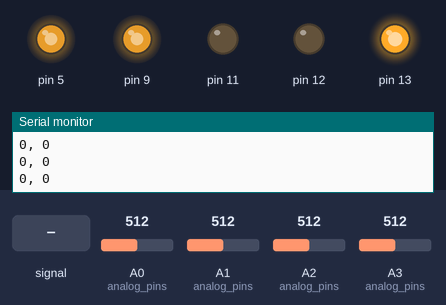
A sketch run on a simulated Arduino Uno, built with avr-gcc and run on an emulated ATmega328P. Shown: output pins drawn as LEDs (lit = HIGH), the last lines printed to the serial monitor. Inputs (shaded band) come from the test bench; at power-on: A2 (analog_pins) = 512, A3 (analog_pins) = 512, A0 (analog_pins) = 512, A1 (analog_pins) = 512.

Above: at 1.2 s.
1.3 s: A0 (analog_pins) fed a 200 Hz sine of ±81 counts around its level
At 1.67 s:
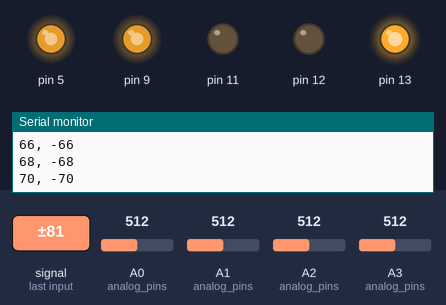
4.3 s: A2 (analog_pins) set to 716
At 7.1 s:
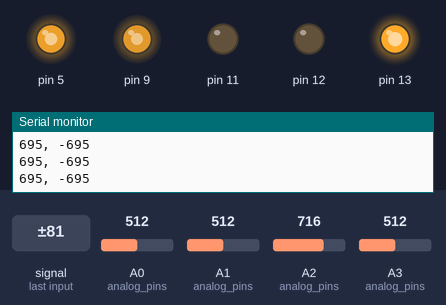
7.3 s: A3 (analog_pins) set to 537
9.9 s: A3 (analog_pins) set to 560
Timing chart, 0 to 13.9 s (numbered marks = the images above; inputs shaded):
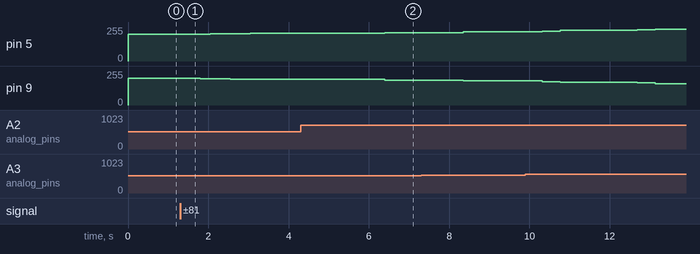

The sketch:

for-undercarriage.ino
```cpp
#define DEBUG
#include <MsTimer2.h>

template<typename first_t, typename second_t>
class pair{
  first_t first_element;
  second_t second_element;
public:
  pair(first_t _first, second_t _second): first_element(_first), second_element(_second) { }

  void operator = (pair<first_t, second_t> p) {
    first_element = p.first();
    second_element = p.second();
  }

  first_t& first() {return first_element; }
  second_t& second() {return second_element; }
};


class output{
public:
  template <typename T>
  output operator << (T out) const{
    Serial.print(out);
  }
};

namespace constants {
enum class PIN {
  PWM1 = 5,
  PWM2 = 6,
  PWM3 = 9,
  PWM4 = 10,

  LED1 = 11,
  LED2 = 12,
  LED3 = 13,

  analog0 = A0,
  analog1 = A1,
  analog2 = A2,
  analog3 = A3,
  analog4 = A4,
  analog5 = A5,
};

  constexpr uint16_t analog_thresholds[4] = {1023, 9000, 6000, 10000};
  constexpr uint8_t weights[4] = {2, 1, -1, -2};

  constexpr uint8_t analog_pins[4] = {
    static_cast<uint8_t>(constants::PIN::analog0),
    static_cast<uint8_t>(constants::PIN::analog1),
    static_cast<uint8_t>(constants::PIN::analog2),
    static_cast<uint8_t>(constants::PIN::analog3),
  };

}

namespace globals {
  uint16_t loop_counter = 0;

  uint16_t analog_input[4] = {0, 0, 0, 0};

  pair<int16_t, int16_t> wheel_spd(0, 0);
}

void analog_reader(void);
void timer_inturrepts100(void);


void setup() {
#ifdef DEBUG
  Serial.begin(9600);
#endif //DEBUG

  pinMode(static_cast<int>(constants::PIN::LED1), OUTPUT);
  pinMode(static_cast<int>(constants::PIN::LED2), OUTPUT);
  pinMode(static_cast<int>(constants::PIN::LED3), OUTPUT);

  digitalWrite(static_cast<int>(constants::PIN::LED3), HIGH);//check is moving

  analogWrite(static_cast<int>(constants::PIN::PWM1), globals::wheel_spd.first());
  analogWrite(static_cast<int>(constants::PIN::PWM3), globals::wheel_spd.second());

  MsTimer2::set(10, timer_inturrepts10);
  MsTimer2::start();
}

void loop() {
  analog_reader();
}

void analog_reader() {
  for(int i = 0; i < 4; i++){
    globals::analog_input[i] += analogRead(constants::analog_pins[i]) << 8;
  }

  ++globals::loop_counter;
}

void timer_inturrepts10(void) {
#ifdef DEBUG
  output() << globals::wheel_spd.first() << ", " << globals::wheel_spd.second() << '\n';
#endif //DEBUG

  uint8_t analog_integraled[4] = {0, 0, 0, 0};
  uint8_t analog_is_white[4];

  for(int i = 0; i < 4; i++){
    analog_is_white[i] = (globals::analog_input[i] > constants::analog_thresholds[i]) ? 1 : 0;

    globals::analog_input[i] = 0;
  }

  for(int i = 0; i < 4; i++){
    globals::wheel_spd.first() += constants::weights[i] * analog_is_white[i];
    globals::wheel_spd.second() += - constants::weights[i] * analog_is_white[i];
  }
  if(abs(globals::wheel_spd.first()) > 2750) globals::wheel_spd.first() = (globals::wheel_spd.first() > 0) ? 2750: -2750;
  if(abs(globals::wheel_spd.second()) > 2750) globals::wheel_spd.second() = (globals::wheel_spd.second() > 0) ? 2750: -2750;

  analogWrite(static_cast<int>(constants::PIN::PWM1), 200 + globals::wheel_spd.first()/50);
  analogWrite(static_cast<int>(constants::PIN::PWM3), 200 + globals::wheel_spd.second()/50);

  globals::loop_counter = 0;


}
```

Measured:
- after the input at 1.3 s, pin 5: moves from 200/255 to 208/255 over 1.8 s, starting after 0.25 s; pin 9: moves from 200/255 to 192/255 over 1.8 s, starting after 0.25 s
- after the input at 4.3 s, pin 5: 208/255 → 213/255 after 2.1 s; pin 9: 192/255 → 187/255 after 2.1 s
